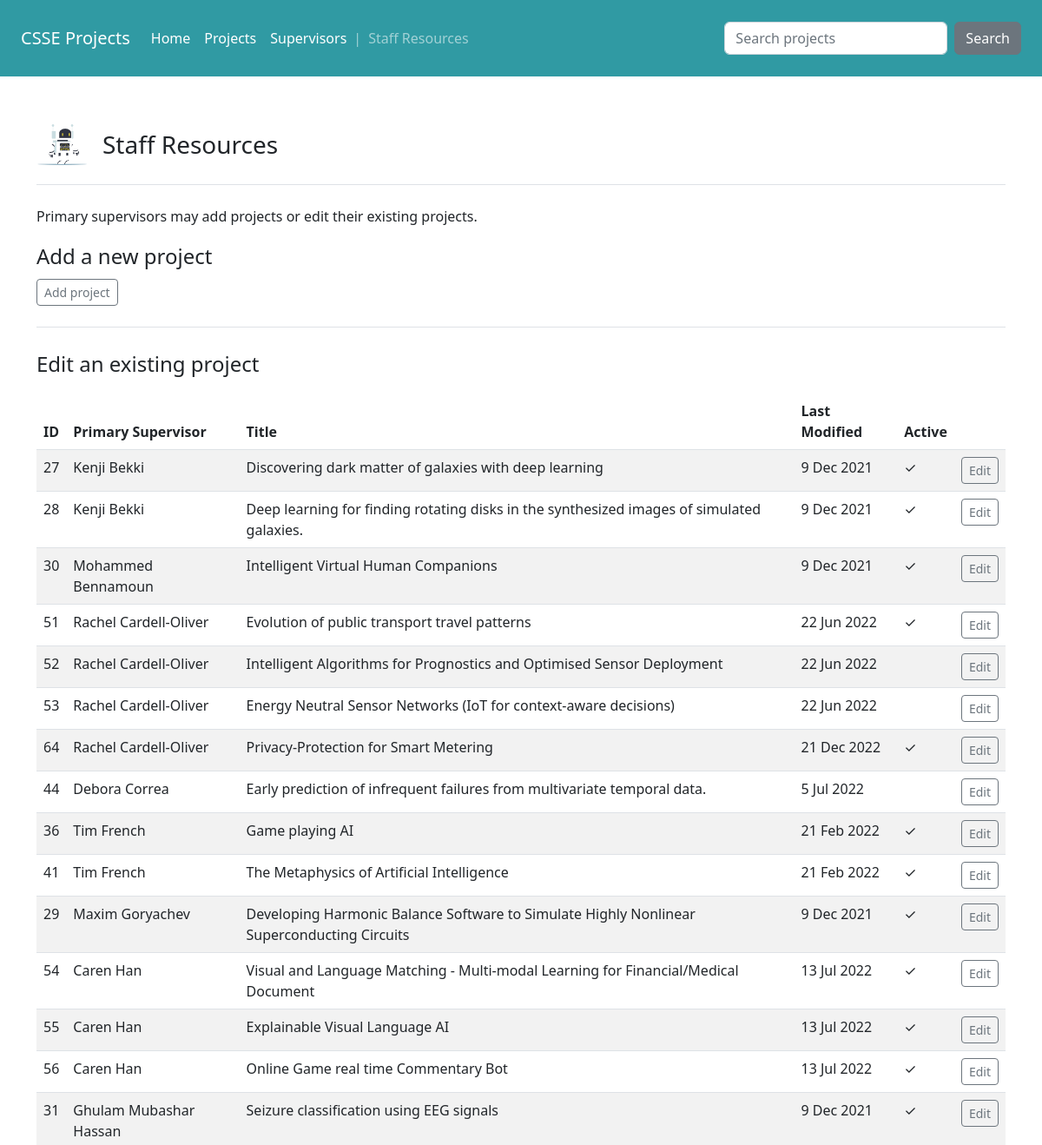
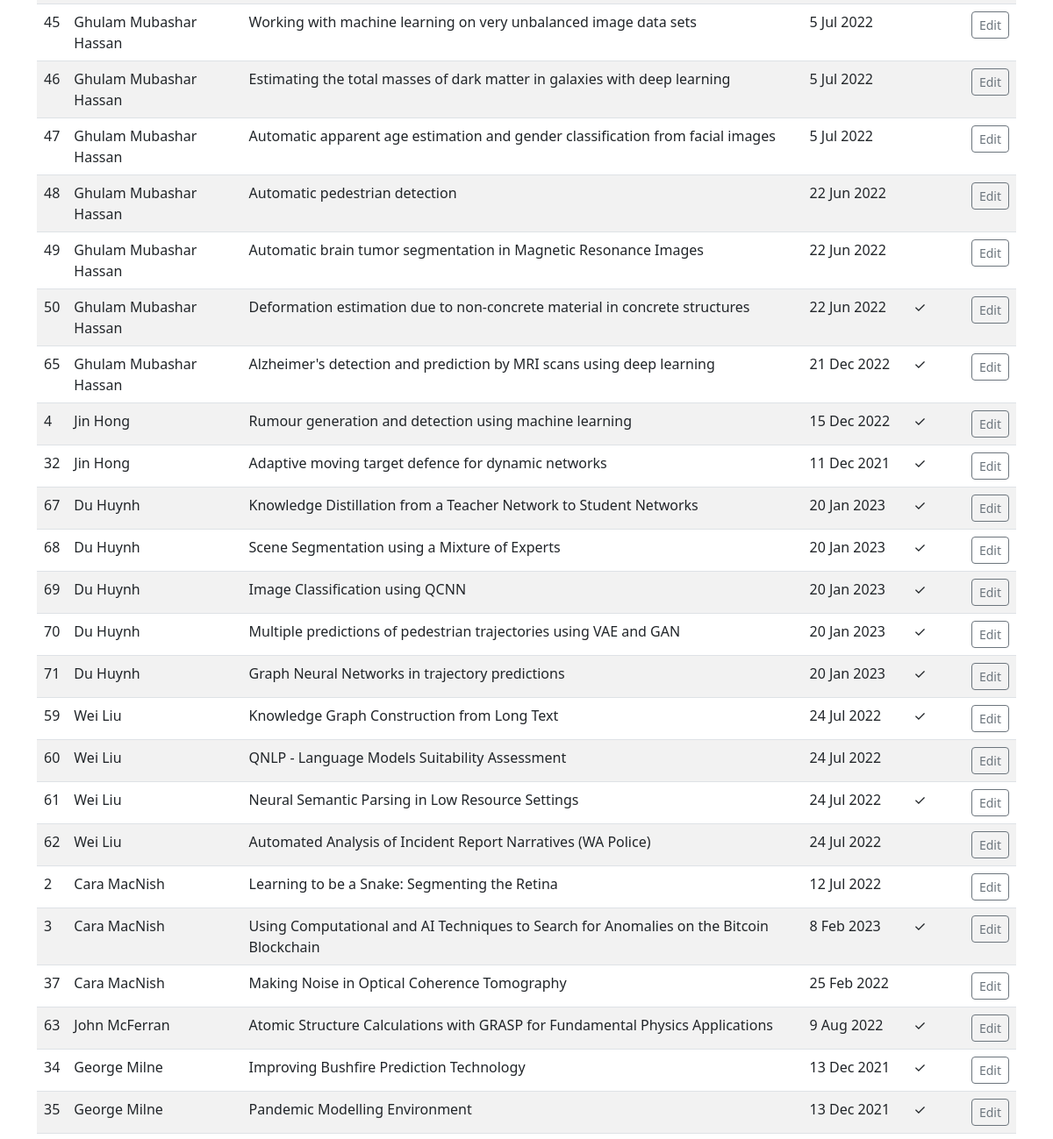
Before: /projects/staff/index/ (upper part) with the older database file (2 pictures, top to bottom).
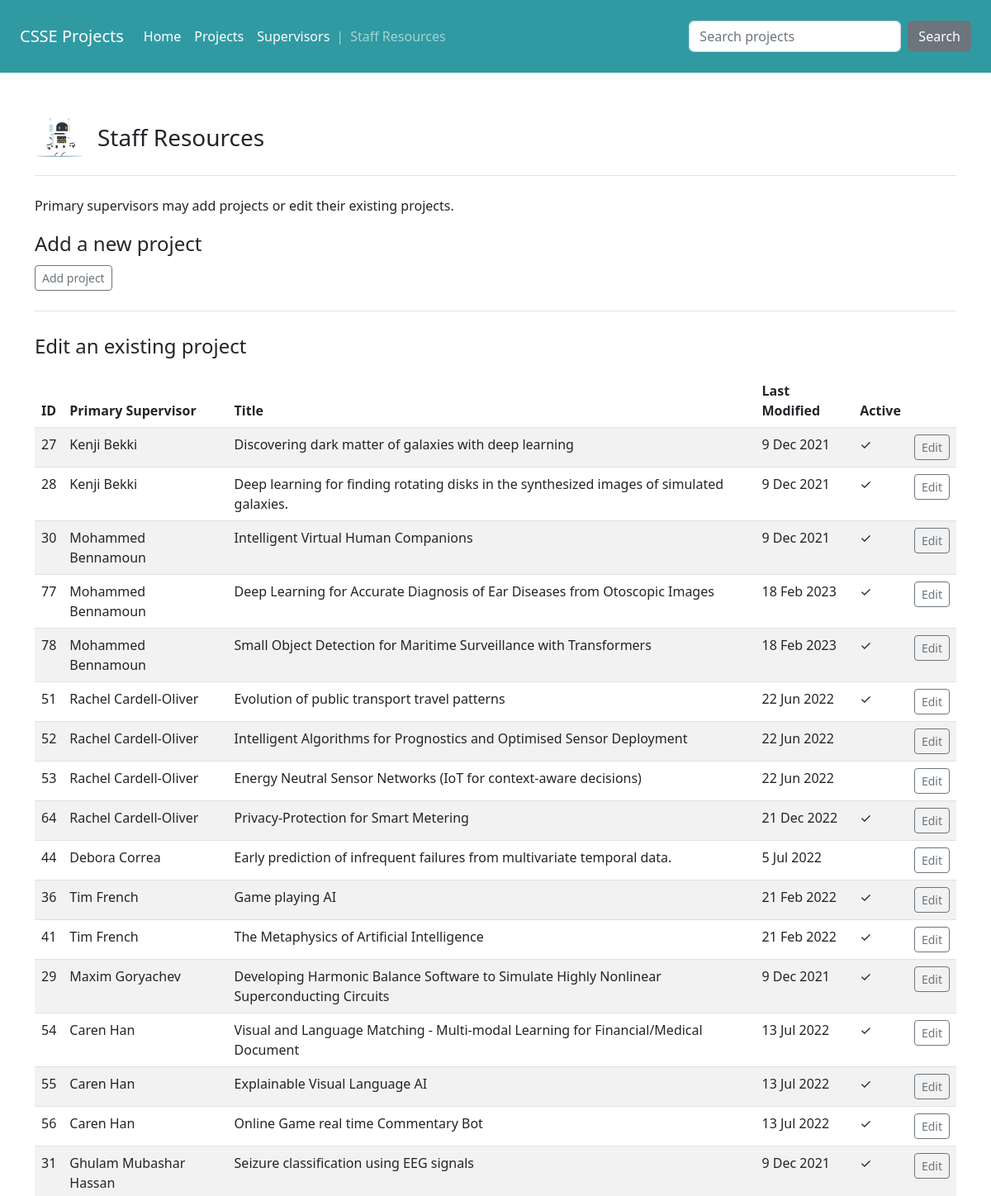
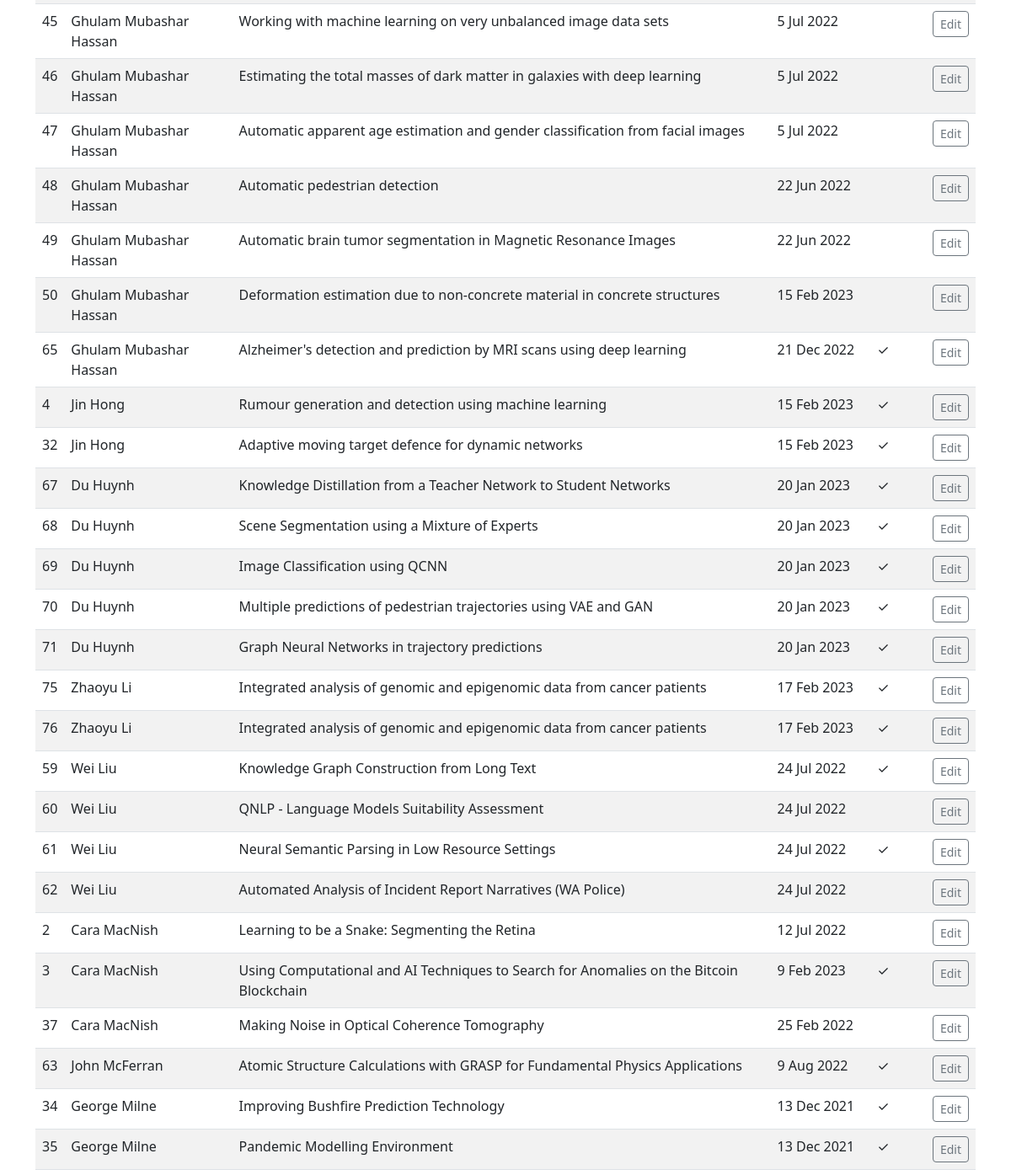
After: the same page with the newer database file (2 pictures, top to bottom).
### projects/models.py (models this page shows, shortened)
class Project(models.Model):
    SUITABILITY_CHOICES = [
        ('Honours', 'Honours (incl. BSc, BPhil, BACS)'),
        ('MDS', 'Master of Data Science'),
        ('SE', 'Software Engineering'),
        ('OTHER', 'Other')
    ]
    title = models.CharField("Topic Title", max_length=200)
    description = models.TextField("Description")
    short = models.TextField("Short Description", blank=True)
    skills = models.CharField("Skills", max_length=200, blank=True)
    honours = models.BooleanField("Suitable for Honours", default=True)
    mds = models.BooleanField("Suitable for MDS", default=True)
    se = models.BooleanField("Suitable for Software Engineering", default=True)
    engineering = models.BooleanField("Suitable for General Engineering", default=False) # not used
    other = models.CharField("Other (please specify)", max_length=100, blank=True)
    numstudents = models.CharField("Number of Students", max_length=20, blank=True)
    primary = models.ForeignKey(Supervisor, on_delete=models.CASCADE, related_name="primary", verbose_name="Primary Supervisor", null = True)
    cosupervisor = models.ForeignKey(Supervisor, on_delete=models.CASCADE, verbose_name="Co-Supervisor", null = True, blank=True)
    external = models.TextField("External Supervisors/Mentors/Sponsors", blank=True)
    link = models.URLField("Research Link", blank = True)
    references = models.TextField("Sample References", blank=True)
    created = models.DateField("Date Created", auto_now_add = True)
    modified = models.DateField("Last Modified", auto_now = True)
    current_date = models.DateField("Current Date", default = date.today)
    visible = models.BooleanField(default=True)

class Supervisor(models.Model):
    firstname = models.CharField("First name", max_length=30)
    lastname = models.CharField("Last name", max_length=30)
    department = models.CharField("Department or School", max_length=50)
    email = models.EmailField("Email")
    web = models.URLField("Web link", blank=True)
    interests = models.TextField("Research interests", blank=True)
    class Meta:
        ordering = ['lastname', 'firstname']
    def __str__(self):
        return self.firstname +  " " + self.lastname

### projects/views.py (the view)
# urls.py: path("projects/staff/index/", views.project_index, name = "project-index"),
def project_index(request):
    project_list = Project.objects.all().order_by('primary__lastname')
    return render(request, "projects/project_index.html",
        {'project_list': project_list})

### projects/templates/projects/project_index.html (shortened to what this page needs)
{% extends 'projects/base.html' %}
{% load static %}
{% block content %}
<main>
    {% include "projects/header.html" with title="Staff Resources" %}
    <p>
        Primary supervisors may add projects or edit their existing projects.
    <header class="pb-3 mb-4 border-bottom">
        <div class="d-flex align-items-center text-dark text-decoration-none">
            <span class="mx-0 fs-4">Add a new project</span>
        </div>
        <a class="btn btn-outline-secondary btn-sm my-2" href="{% url 'add-project' %}">Add project</a>
     </header>
    <header class="pb-3 mb-0 ">
        <div class="d-flex align-items-center text-dark text-decoration-none">
            <span class="mx-0 fs-4">Edit an existing project</span>
        </div>
    </header>
    <table class="table table-striped table-hover">
        <thead>
            <tr>
              <th scope="col">ID</th>
              <th scope="col">Primary Supervisor</th>
              <th scope="col">Title</th>
              <th scope="col">Last Modified</th>
              <th scope="col">Active</th>
              <th scope="col"></th>
            </tr>
          </thead>
          <tbody>
            {% for project in project_list %}
            <tr>
              <td>{{ project.pk}}</td>
              <td>{{ project.primary }}</td>
              <td>{{ project.title }}</td>
              <td>{{ project.current_date }}</td>
              <td>
                {% if project.visible %}
                 &#10003;
                {% endif %}
              </td>
              <td>
                <a href="{% url 'edit-project' project.pk %}" class="btn btn-outline-secondary btn-sm">Edit</a>
              </td>
            </tr>
            {% endfor%}
        </tbody>
    </table>
</main>
{% endblock %}

### projects/templates/projects/base.html (shortened to what this page needs)
<!doctype html>
<html lang="en">
  <head>
    <link href="https://cdn.jsdelivr.net/npm/bootstrap@5.2.3/dist/css/bootstrap.min.css" rel="stylesheet">
    {% load static %}
    <link rel="stylesheet" href="{% static 'projects/style.css' %}">
  </head>
  <body>
    {% include "projects/navbar.html" %}
    <div class = "container py-5">
      {% load markdown_extras %}
      {% block content %}
      {% endblock %}
    </div>
<br/>
</body>
</html>

### projects/templates/projects/navbar.html (shortened to what this page needs)
<nav class="p-4 navbar navbar-expand-lg navbar-dark pl-5" style="background-color: #309AA3;>
    <div class="container-fluid">
      <span class="navbar-brand" >CSSE Projects</span>
      <div class="collapse navbar-collapse" id="navbarSupportedContent">
        <ul class="navbar-nav me-auto mb-2 mb-lg-0">
          <li class="nav-item">
            <a class="nav-link active" aria-current="page" href="{% url 'home' %}">Home</a>
          </li>
          <li class="nav-item">
            <a class="nav-link active" href="{% url 'project-list' %}">Projects</a>
          </li>
          <li class="nav-item">
            <a class="nav-link active" href="{% url 'supervisor-list' %}">Supervisors</a>
          </li>
            <span class="navbar-text">
              |
            </span>
          <li class="nav-item">
            <a class="nav-link" href="{% url 'project-index' %}">Staff Resources</a>
          </li>
        </ul>
        <form class="d-flex" role="search" method=POST action="{% url 'search-projects' %}">
          <input class="form-control me-2" type="search" placeholder="Search projects"
            aria-label="Search" name="searched">
          <button class="btn btn-secondary" type="submit">Search</button>
        </form>
      </div>
  </nav>

### projects/templates/projects/header.html
<header class="pb-3 mb-4 border-bottom">
    <div class="d-flex align-items-center text-dark text-decoration-none">
        <img src="/static/projects/images/robot.png" height="60" class="d-inline-block" alt="">
        <span class="mx-3 fs-3">{{ title }}</span>
    </div>
</header>

### projects/static/projects/style.css (style rules this page uses)
li a { color: #309AA3 }

Changed rows visible on the page:
added Project: pk "77", primary "Mohammed Bennamoun", title "Deep Learning for Accurate Diagnosis of Ear Diseases from Otoscopic Images", current_date "18 Feb 2023"
added Project: pk "78", primary "Mohammed Bennamoun", title "Small Object Detection for Maritime Surveillance with Transformers", current_date "18 Feb 2023"
changed Project "Deformation estimation due to non-concrete material in concrete structures": current_date "22 Jun 2022" → "15 Feb 2023"; no longer shows "✓"
changed Project "Rumour generation and detection using machine learning": current_date "15 Dec 2022" → "15 Feb 2023"
changed Project "Adaptive moving target defence for dynamic networks": current_date "11 Dec 2021" → "15 Feb 2023"
added Project: pk "75", primary "Zhaoyu Li", title "Integrated analysis of genomic and epigenomic data from cancer patients", current_date "17 Feb 2023"
added Project: pk "76", primary "Zhaoyu Li", title "Integrated analysis of genomic and epigenomic data from cancer patients", current_date "17 Feb 2023"
changed Project id 3: current_date "8 Feb 2023" → "9 Feb 2023"
